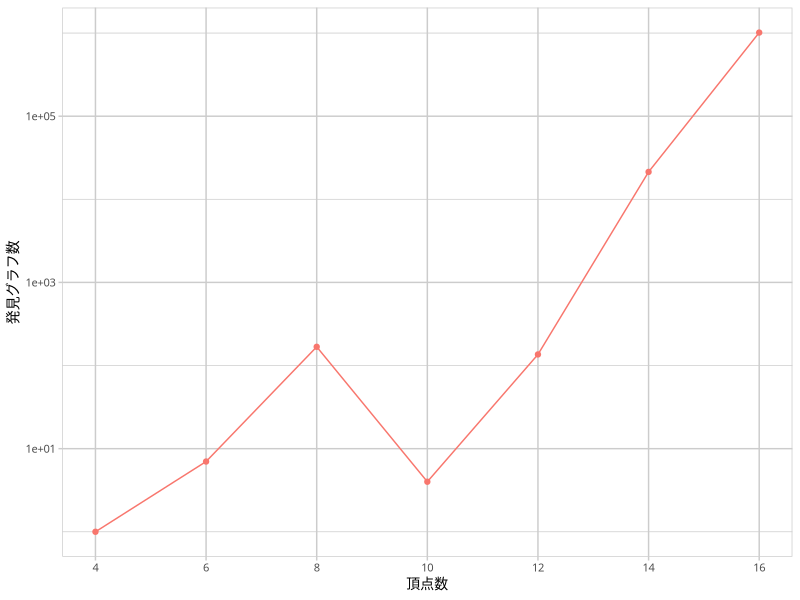

The R script that drew this image:
library(readr)
library(dplyr)
library(ggplot2)

data <- read_csv('cmp-algo-full-mws.csv') %>%
  filter(d == 3, bdr == 'basic' & mgr == 'basic') %>%
  mutate(mtd = 'basic') %>%
  mutate(node_per_graph = node / n_graph) %>%
  select(n, d, mtd, n_graph)

gp <- ggplot(data, aes(n, n_graph, color=mtd)) +
  geom_point() +
  geom_line() +
  scale_x_continuous(name = '頂点数',
                     breaks = data$n,
                     minor_breaks = NULL,
                     labels = as.character(data$n)) +
  scale_y_continuous(name = '発見グラフ数',
                     trans = 'log10') +
  theme(text = element_text(family = 'IPAexGothic', size = 10),
        panel.background = element_rect(fill = 'white', colour = 'grey80'),
        panel.grid.major = element_line(colour = 'grey80'),
        panel.grid.minor = element_line(colour = 'grey80'),
        axis.ticks = element_line(colour = 'grey80'),
        legend.position = 'none'
        )

ggsave('the-basic-full-graph.pdf', gp,
       width = 13, height = 10, units = 'cm',
       device = cairo_pdf)
